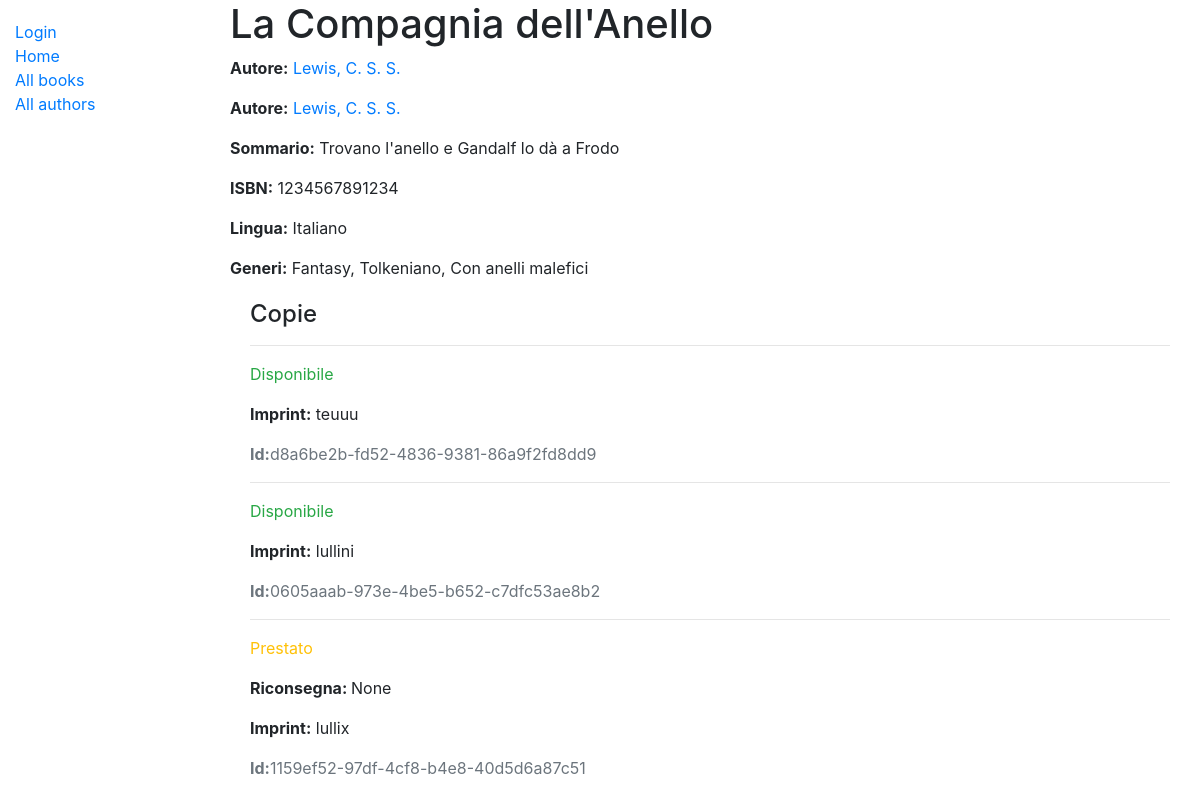
The app's page /catalog/book/1, older data.
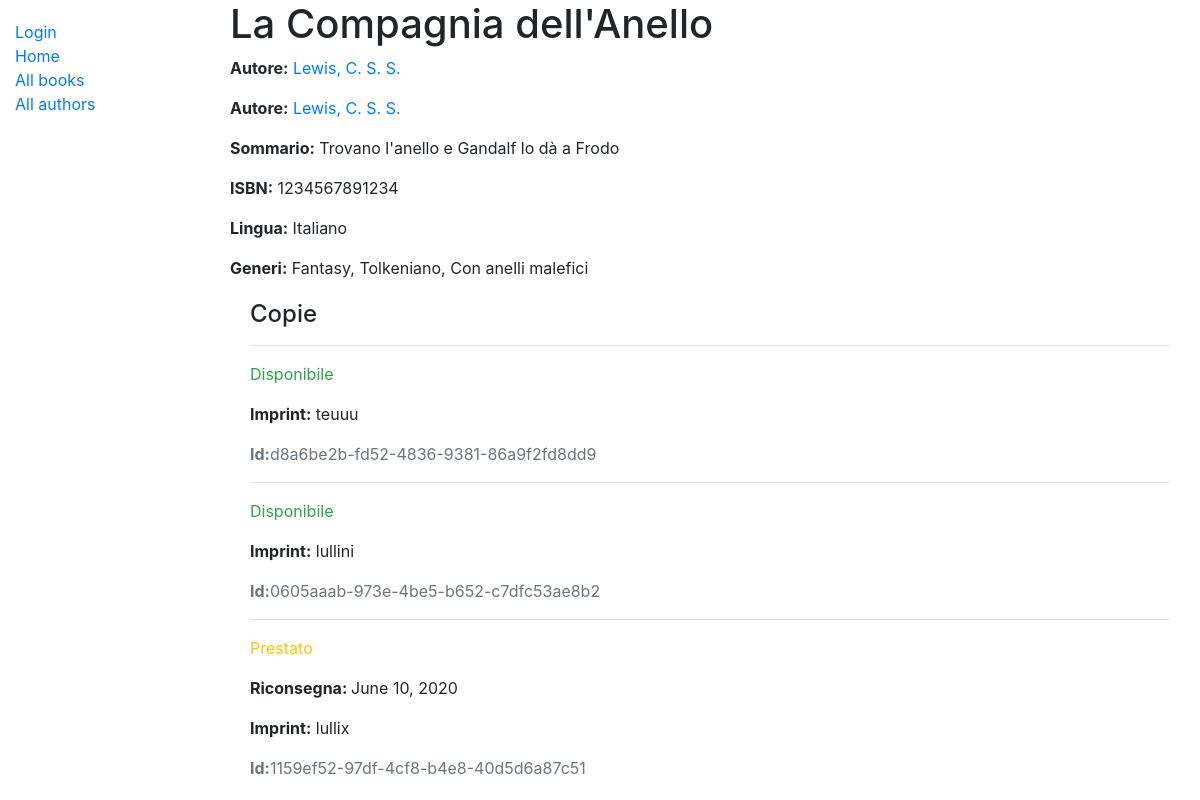
The same page, newer data.
### catalog/models.py (models this page shows, shortened)
class Istanza(models.Model):
    id = models.UUIDField(primary_key=True, default=uuid.uuid4,
                          help_text="ID univoco di uno specifico libro nella biblioteca.")
    libro = models.ForeignKey(Libro, on_delete=models.SET_NULL, null=True)
    imprint = models.CharField(
        max_length=200, help_text="Non so cosa sia in effetti...")
    riconsegna = models.DateField(null=True, blank=True)
    borrower = models.ForeignKey(
        User, on_delete=models.SET_NULL, null=True, blank=True)
    LOAN_STATUS = (
        ('m', 'Manutenzione'),
        ('p', 'Prestato'),
        ('d', 'Disponibile'),
        ('r', 'Riservato'),
    )
    stato = models.CharField(
        max_length=1,
        choices=LOAN_STATUS,
        blank=True,
        default='m',
        help_text="Disponibilità del libro",
    )
    class Meta:
        ordering = ['riconsegna']
        permissions = (('can_mark_returned', 'Set book as returned'),
                        ('can_renew','Change dueback date')
        )

### catalog/views.py (the view)
# urls.py: path('book/<int:pk>', views.BookDetailView.as_view(), name='book-detail'),
class BookDetailView(generic.DetailView):
    model = Libro

### catalog/models.py (called while the page is built)
    def __str__(self):
        return self.nome

    def __str__(self):
        return f'{self.cognome}, {self.nome}'

    def __str__(self):
        return self.nome

### catalog/templates/catalog/libro_detail.html
{% extends 'generic.html' %}
{% block content %}
<h1>{{libro.titolo}}</h1>
<p><strong>Autore:</strong> <a href="">{{libro.autore}}</a></p>
<p><strong>Autore:</strong> <a href="{% url 'author-detail' libro.autore.pk %}">{{libro.autore}}</a></p>
<p><strong>Sommario:</strong> {{libro.sommario}}</p>
<p><strong>ISBN:</strong> {{libro.isbn}}</p>
<p><strong>Lingua:</strong> {{libro.lingua}}</p>
<p><strong>Generi:</strong> {{libro.genere.all|join:", " }}</p>
<div style="margin-left: 20px; margin-top: 20px;">
<h4>Copie</h4>
{% for copia in libro.istanza_set.all %}
    <hr>
    <p class="
    {% if copia.stato == 'd' %}
        text-success
    {% elif copia.stato == 'm' %}
        text-danger
    {%else %}
        text-warning
    {% endif %}
        ">{{copia.get_stato_display}}</p>
    {% if copia.stato != 'd' %}
        <p><strong>Riconsegna: </strong> {{copia.riconsegna}}</p>
    {% endif %}
    <p><strong>Imprint:</strong> {{copia.imprint}}</p>
    <p class="text-muted"><strong>Id:</strong>{{copia.id}} </p>
{% endfor %}
</div>
{% endblock content %}

Row changes from the older to the newer data that the page shows:
changed Istanza "Prestato": riconsegna "None" → "June 10, 2020"
